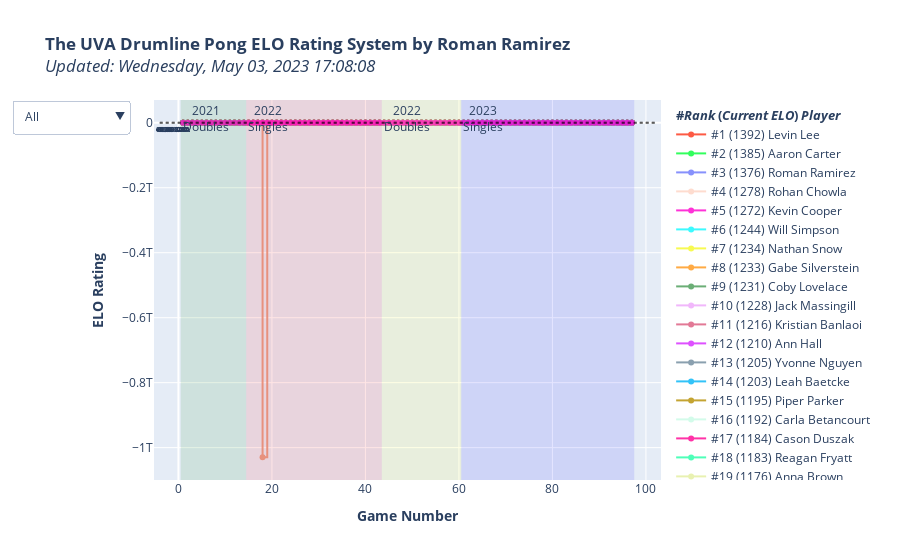

Source (notebook cell):
### Code cell
import plotly.graph_objects as go
import plotly.colors as pc

average_elo = 1200
cup_diffs = [-2, -1, -0.5, -0.25, 0, 0.25, 0.5, 1, 2]
expected_elos = [average_elo - expected_score_inverse(x) for x in cup_diffs]

fig = go.Figure()

# CAA is cups against average (like WAR)
# how many cups will you make against the average player?

hrect_colors = pc.sequential.Turbo
hrect_annots = ['-1.00 CAA','-0.50 CAA','-0.25 CAA','0.00 CAA','+0.25 CAA','+0.50 CAA', '+1.00 CAA', '+2.00 CAA']
for i in range(len(expected_elos) - 1):
    fig.add_hrect(
        annotation_position="top left",
        y0=expected_elos[i],
        y1=expected_elos[i+1],
        fillcolor=hrect_colors[i % len(hrect_colors)],
        opacity=0,
        line_width=0,
        annotation=dict(
            text=f'<b>{hrect_annots[i]}</b>',
            font=dict(
                size=7
            )
        )
    )

ranking = 1
trace_colors = pc.qualitative.Light24
for (i, (player,current_rating)) in enumerate(sorted(elo.items(), key=lambda x:x[1], reverse=True)):
    fig.add_trace(go.Scatter(
        x=elo_time_table.index,
        y=elo_time_table[player],
        name=f'#{ranking} ({current_rating:.0f}) {player}',
        mode='lines+markers',
        connectgaps=True,
        text=[f"<b>Expected Cups Against Opponent: </b>{a:.2f}<br><b>Expected Cups Against Average: </b>{b:.2f}<br><b>Change in ELO:</b> {c:.0f}<br>" for (a, b, c) in zip(ec_time_table[player], caa_time_table[player], d_elo_time_table[player])],
        # text=[f"<b>Change in ELO:</b> {c:.0f}<br>" for c in d_elo_time_table[player]],
        line=dict(
            shape = 'hv',
            color=trace_colors[i % len(trace_colors)]
        )
        # maybe add a per-match section of expected score diff
    ))
    ranking += 1

for (i, season) in enumerate(seasons):
    fig.add_vrect(
        annotation_text=season_labels[i],
        annotation_position="top left",
        x0=matches_table['event'][matches_table['event'] == season].index[0] + 0.5,
        x1=matches_table['event'][matches_table['event'] == season].index[-1] + 1.5,
        fillcolor=vrect_colors[i % len(vrect_colors)],
        opacity=0.1,
        line_width=0,
    )

dropdown_labels = [
    "All",
    "2019 Season",
    "2020 Season",
    "2021 Season",
    "2022 Season",
    "Snares",
    "Tenors",
    "Basses",
    "Cymbals",
    "Pit/Cymbals",
    "2022 Grads",
    "2023 Grads",
    "2024 Grads",
    "2025 Grads",
    "2026 Grads",
    "2021 Singles",
    "2022 Doubles",
    "2022 Singles",
    "2023 Doubles"
]
dropdown_categories = [
    [True for _ in sorted_players_table['player']],
    [x != "None" for x in sorted_players_table['2019']],
    [x != "None" for x in sorted_players_table['2020']],
    [x != "None" for x in sorted_players_table['2021']],
    [x != "None" for x in sorted_players_table['2022']],
    [x > 0 for x in sorted_players_table[['2019', '2020', '2021', '2022']].apply(lambda x: x == 'snare').sum(axis=1)],
    [x > 0 for x in sorted_players_table[['2019', '2020', '2021', '2022']].apply(lambda x: x == 'tenors').sum(axis=1)],
    [x > 0 for x in sorted_players_table[['2019', '2020', '2021', '2022']].apply(lambda x: x == 'bass').sum(axis=1)],
    [x > 0 for x in sorted_players_table[['2019', '2020', '2021', '2022']].apply(lambda x: x == 'cymbals').sum(axis=1)],
    [x > 0 for x in sorted_players_table[['2019', '2020', '2021', '2022']].apply(lambda x: x == 'pit-cymbals').sum(axis=1)],
    [x == 2022 for x in sorted_players_table['grad_year']],
    [x == 2023 for x in sorted_players_table['grad_year']],
    [x == 2024 for x in sorted_players_table['grad_year']],
    [x == 2025 for x in sorted_players_table['grad_year']],
    [x == 2026 for x in sorted_players_table['grad_year']],
    [x != "None" for x in sorted_players_table['seed_2021_2s']],
    [x != "None" for x in sorted_players_table['seed_2022_1s']],
    [x != "None" for x in sorted_players_table['seed_2022_2s']],
    [x != "None" for x in sorted_players_table['seed_2023_1s']]
]

def active_ranking(cat):
    i = 0
    t = 0
    retList = list()
    for c in cat:
        retList.append(f"#{i+1} ({sorted_players_table['current_elo'][t]:.0f}) {sorted_players_table['player'][t]}")
        if c is True:
            i += 1
        t += 1
    return retList 

dropdown_dicts = [
    dict(
    label=label,
    method='restyle',
    args=[{"visible": category, "name": active_ranking(category)}]
    ) for (label, category) in zip(dropdown_labels, dropdown_categories)
]


fig.update_layout(
    title=f'<b>The UVA Drumline Pong ELO Rating System by Roman Ramirez</b><br><i>Updated: {str(datetime.datetime.now().strftime("%A, %b %d, %Y %H:%M:%S"))}<i>',
    xaxis_title='<b>Game Number</b>',
    yaxis_title='<b>ELO Rating</b>',

    updatemenus=[
        dict(
            active=0,
            buttons=dropdown_dicts
            ,
        )       
    ]
)

team1_list = list()
team2_list = list()
for (i, row) in matches_table.iterrows():
    if type(row.t1p2) is not str:
        team1_list.append(row.t1p1)
    else:
        team1_list.append(row.t1p1 + " and " + row.t1p2)

    if type(row.t2p2) is not str:
        team2_list.append(row.t2p1)
    else:
        team2_list.append(row.t2p1 + " and " + row.t2p2)

customdata = np.stack((team1_list, team2_list, matches_table['score1'], matches_table['score2'], matches_table['date']), axis=-1)
hovertemplate = (
    '<i>%{customdata[4]|%A, %B %d, %Y}, Game %{x}</i><br>' +
    '<b>%{fullData.name}</b><br><br>' + 
    '<b>%{customdata[0]} vs. %{customdata[1]}</b><br>' +
    '<b>Final Score:</b> %{customdata[2]}-%{customdata[3]}<br>' + 
    '%{text}' + 
    '<b>New ELO:</b> %{y:,.0f}<br>' +
    '<extra></extra>'
)

fig.update_traces(
    customdata=customdata,
    hovertemplate=hovertemplate,
    opacity=0.8,
    legendgrouptitle_text='<b>#<i>Rank</i> (<i>Current ELO</i>) <i>Player</i></b>'
)

for (cd, eo) in zip(cup_diffs, expected_elos):
    fig.add_shape(
        type='line',
        x0=elo_time_table.index.min() - 5,
        y0=eo,
        x1=elo_time_table.index.max() + 5,
        y1=eo,
        line=dict(
            color='black',
            dash='dot'
        ),
        opacity=0.10,
    )
    # fig.add_trace(
    #     go.Scatter(
    #         x=[elo_time_table.index.min() - 5],
    #         y=[eo],
    #         text=f"{cd} cups",
    #         mode="text",
    #         textfont=dict(
    #             size=7,
    #         ),
    #         showlegend=False
    #     )
    # )

fig.show()
fig.write_html("index.html")
